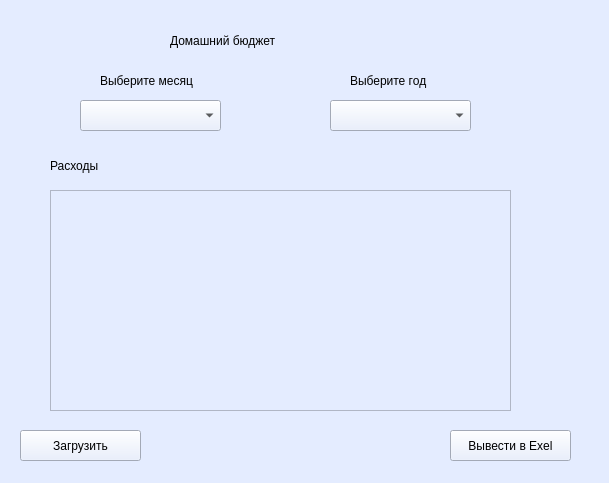
<?xml version="1.0" encoding="UTF-8"?>
<ui version="4.0">
 <class>MainWindow</class>
 <widget class="QMainWindow" name="MainWindow">
  <property name="geometry">
   <rect>
    <x>0</x>
    <y>0</y>
    <width>609</width>
    <height>483</height>
   </rect>
  </property>
  <property name="windowTitle">
   <string>MainWindow</string>
  </property>
  <property name="styleSheet">
   <string notr="true">background-color: rgb(228, 236, 255);</string>
  </property>
  <widget class="QWidget" name="centralwidget">
   <widget class="QPushButton" name="pushButton_export_exel">
    <property name="geometry">
     <rect>
      <x>450</x>
      <y>430</y>
      <width>121</width>
      <height>31</height>
     </rect>
    </property>
    <property name="text">
     <string>Вывести в Exel</string>
    </property>
   </widget>
   <widget class="QLabel" name="label_home_budget">
    <property name="geometry">
     <rect>
      <x>170</x>
      <y>20</y>
      <width>231</width>
      <height>41</height>
     </rect>
    </property>
    <property name="maximumSize">
     <size>
      <width>16777215</width>
      <height>41</height>
     </size>
    </property>
    <property name="styleSheet">
     <string notr="true">font: 75 14pt &quot;MS Shell Dlg 2&quot;;</string>
    </property>
    <property name="text">
     <string>Домашний бюджет</string>
    </property>
   </widget>
   <widget class="QTableView" name="tableView_expence">
    <property name="geometry">
     <rect>
      <x>50</x>
      <y>190</y>
      <width>461</width>
      <height>221</height>
     </rect>
    </property>
   </widget>
   <widget class="QLabel" name="label_month">
    <property name="geometry">
     <rect>
      <x>100</x>
      <y>70</y>
      <width>131</width>
      <height>21</height>
     </rect>
    </property>
    <property name="text">
     <string>Выберите месяц</string>
    </property>
   </widget>
   <widget class="QLabel" name="label_year">
    <property name="geometry">
     <rect>
      <x>350</x>
      <y>70</y>
      <width>131</width>
      <height>21</height>
     </rect>
    </property>
    <property name="text">
     <string>Выберите год</string>
    </property>
   </widget>
   <widget class="QComboBox" name="comboBox_month">
    <property name="geometry">
     <rect>
      <x>80</x>
      <y>100</y>
      <width>141</width>
      <height>31</height>
     </rect>
    </property>
   </widget>
   <widget class="QComboBox" name="comboBox_year">
    <property name="geometry">
     <rect>
      <x>330</x>
      <y>100</y>
      <width>141</width>
      <height>31</height>
     </rect>
    </property>
   </widget>
   <widget class="QPushButton" name="pushButton_load">
    <property name="geometry">
     <rect>
      <x>20</x>
      <y>430</y>
      <width>121</width>
      <height>31</height>
     </rect>
    </property>
    <property name="text">
     <string>Загрузить</string>
    </property>
   </widget>
   <widget class="QLabel" name="label">
    <property name="geometry">
     <rect>
      <x>50</x>
      <y>150</y>
      <width>161</width>
      <height>31</height>
     </rect>
    </property>
    <property name="text">
     <string>Расходы</string>
    </property>
   </widget>
  </widget>
 </widget>
 <resources/>
 <connections/>
</ui>
